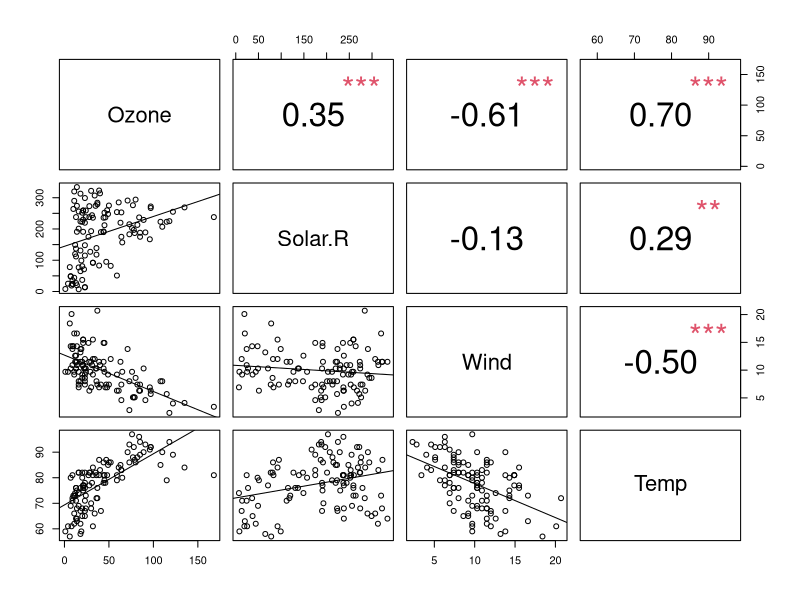
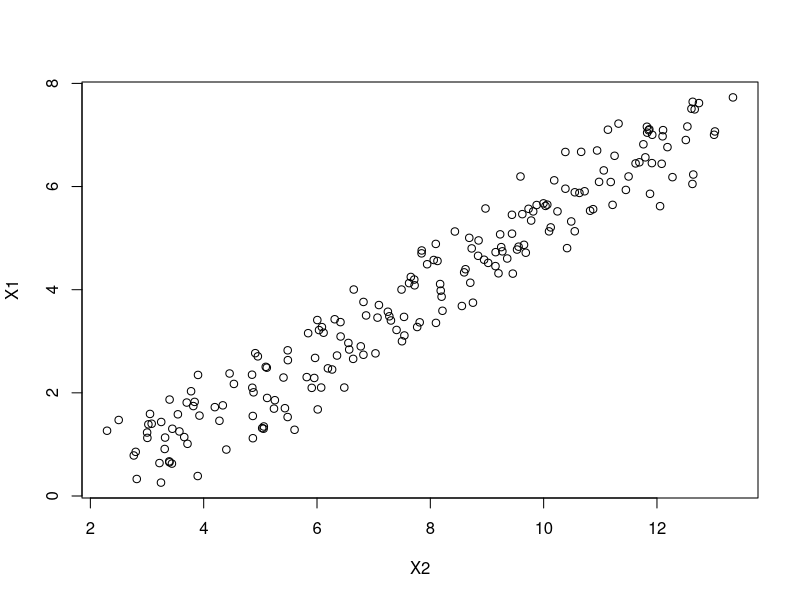
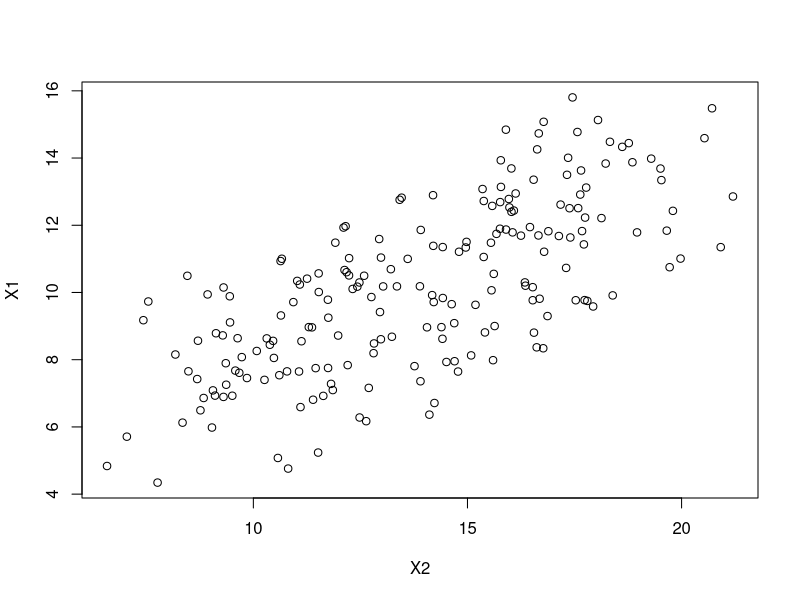
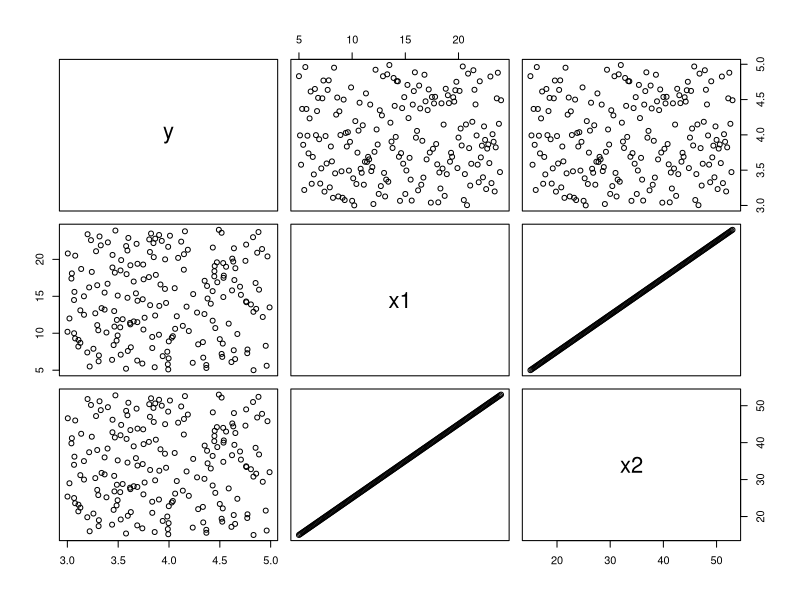

Write the R code that produced these figures, in order.
## ---- chunk 1
knitr::opts_chunk$set(fig.width=10, fig.height=10)
## ---- chunk 2
library(rmarkdown)
library(knitr) # Run R Code Chunks
library(ggplot2) # For plotting
library(tidyverse)
## ---- chunk 3
data("airquality")
head(airquality, 15)
airquality = airquality %>%
  subset(is.na(Solar.R)==FALSE & is.na(Ozone)==FALSE)
## ---- chunk 4
panel.lm = function(x,y,...){
    points(x,y,...)
    abline(a = lm(y ~ x)$coefficients[1] , b = lm(y ~ x)$coefficients[2] , ...)
}

panel.cor = function(x, y, digits=2, prefix="", cex.cor){
    usr = par("usr"); on.exit(par(usr)) 
    par(usr = c(0, 1, 0, 1)) 
    r = cor(x, y)
    txt = format(c(r, 0.123456789), digits=digits)[1] 
    txt = paste(prefix, txt, sep="") 
    if(missing(cex.cor)) cex <- 0.8/strwidth(txt) 
 
    test = cor.test(x,y) 
    # borrowed from printCoefmat
    Signif = symnum(test$p.value, corr = FALSE, na = FALSE, 
                    cutpoints = c(0, 0.001, 0.01, 0.05, 0.1, 1),
                    symbols = c("***", "**", "*", ".", " ")) 
 
    text(0.5, 0.5, txt, cex=3) 
    text(0.8, 0.8, Signif, cex=3, col=2) 
}
## ---- chunk 5
pairs(airquality[,c(1:4)], lower.panel=panel.lm, upper.panel=panel.cor)
## ---- chunk 6
cor(airquality[,c(1:4)], use="na.or.complete")
## ---- chunk 7
Y = seq(from=0, to=20, by=0.1)
X1 = (Y-2)/3 + runif(length(Y), min=0.5, max=2)
X2 = (Y+3)/2 + runif(length(Y), min=0.5, max=2)
df = as.data.frame(cbind(Y, X1, X2))
summary(lm(Y~X1, data=df))
summary(lm(Y~X2, data=df))
## ---- chunk 8
summary(lm(Y~X1+X2, data=df))

plot(X1~X2)
cor(X1, X2)
## ---- chunk 9
Y = seq(from=0, to=20, by=0.1)
X1 = (Y-2)/3 + runif(length(Y), min=5, max=10)
X2 = (Y+3)/2 + runif(length(Y), min=5, max=10)
df = as.data.frame(cbind(Y, X1, X2))
summary(lm(Y~X1, data=df))
summary(lm(Y~X2, data=df))

summary(lm(Y~X1+X2, data=df))

plot(X1~X2)
cor(X1, X2)
## ---- chunk 10
y=seq(from=1, to=20, by=0.1)
y=runif(length(y), min=3, max=5)
x1=seq(from=5, to=24, by=0.1)
x2=x1*2+5
df = data.frame(y, x1, x2)
pairs(df)
cor(df)
## ---- chunk 11
vif.rad = 1/(1 - summary(lm(Solar.R~Wind+Ozone, dat=airquality))$r.squared)
vif.rad
## ---- chunk 12
mod1 = lm(Temp~Wind, data=airquality)
summary(mod1)
mod2 = lm(Temp~Wind+Solar.R, data=airquality)
summary(mod2)
## ---- chunk 13
anova(mod1, mod2)
## ---- chunk 14
RSS1 = sum(residuals(mod1)^2)
RSS2 = sum(residuals(mod2)^2)

f = ((RSS1-RSS2)/(3-2))/(RSS2/(nrow(airquality)-3))

f.p = 1-pf(f, df1=(3-2), df2=(nrow(airquality)-3))
## ---- chunk 15
mod3 = lm(Temp~Wind+Solar.R+Ozone, data=airquality)
summary(mod3)
anova(mod1, mod2, mod3)
## ---- chunk 16
AIC(mod1)
AIC(mod2)
AIC(mod3)
## ---- chunk 17
mod.r = lm(Temp~Solar.R, data=airquality)
mod.wr = lm(Wind~Solar.R, data=airquality)
summary(lm(residuals(mod.r)~residuals(mod.wr)))
## ---- chunk 18
summary(lm(residuals(mod.r)~Wind, data=airquality))
